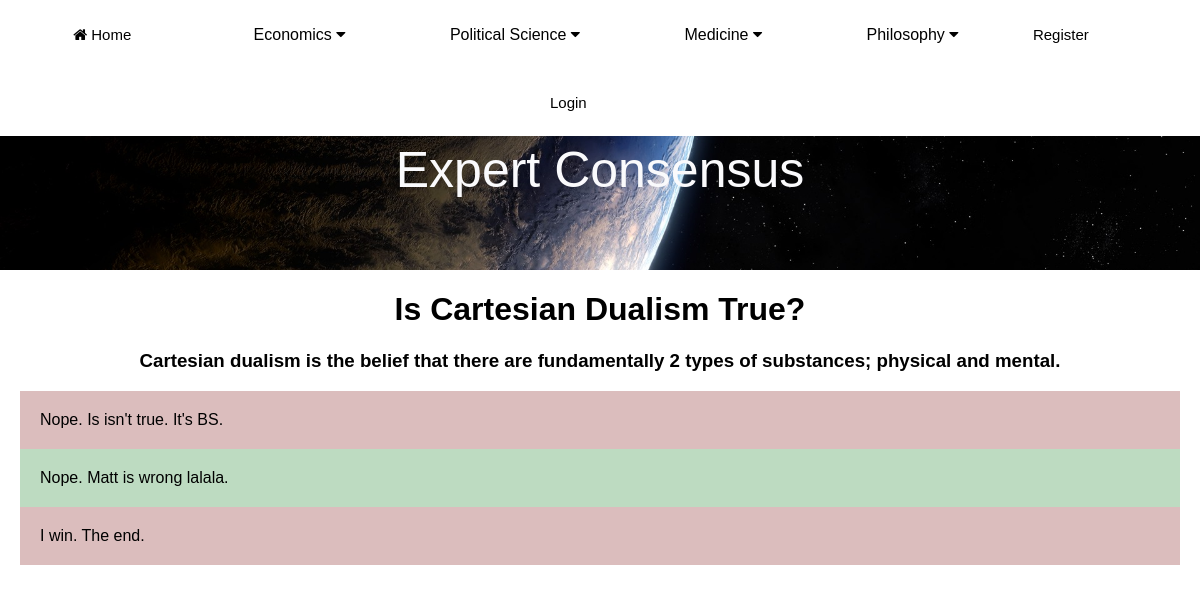
/MainApp/debate/1/, run on an earlier commit of the app's database.
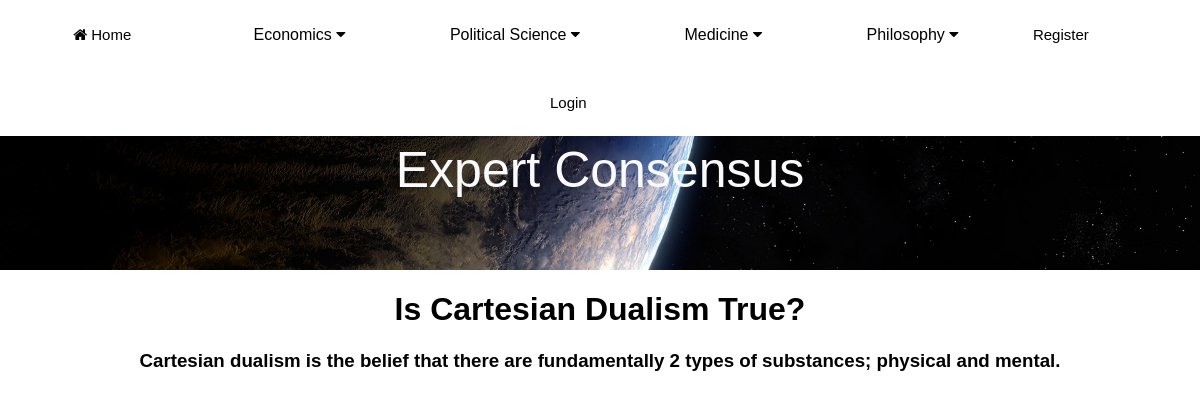
And on a later commit of the database.
### MainApp/models.py (models this page shows, shortened)
class Comment(models.Model):
    debate = models.ForeignKey(Debate, on_delete=models.CASCADE, related_name="comments")
    created = models.DateTimeField(auto_now_add=True)
    updated = models.DateTimeField(auto_now=True)
    commenter_name = models.ForeignKey(User, on_delete=models.CASCADE)
    body = RichTextField(blank=True, null=True)
    class Meta:
        ordering = ['created']
        indexes = [models.Index(fields=['created']),]

### MainApp/views.py (the view)
# urls.py: path('debate/<int:pk>/', debate_detail.as_view(), name='debate-details'),
class debate_detail(DetailView):
    model = Debate
    template_name = 'MainApp/debate/debate_detail.html'

### MainApp/templates/MainApp/debate/debate_detail.html (shortened to what this page needs)
{% extends "MainApp/base.html" %}
{% block content %}
<h1>{{debate.title}}</h1>
<h3>{{ debate.description }}</h3>
{% for comment in debate.comments.all %}
<div style="background-color:{% cycle '#dbbdbd' '#bddbc1' %}" id="comments">
{{ comment.body }}
</div>
{% endfor %}
{% endblock %}

What changed in the data, as far as the page shows it:
removed Comment: body "Nope. Is isn't true. It's BS."
removed Comment: body "Nope. Matt is wrong lalala."
removed Comment: body "I win. The end."
